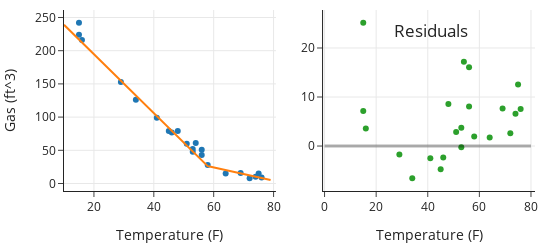

Write notebook code for a chart like this one.
### Markdown cell above
We overlay the bent-line fit on the scatter plot and examine the residuals to get a quick idea as to the quality of the fit.

### Code cell
err58 = (y_test - y_pred_test).loc[: , "ccf"]
err58

temp = np.arange(10, 80, 1)
temp58p = (temp - 58) * (temp >= 58)

Xs = pd.DataFrame(data= np.transpose([temp,temp58p]), columns=['temp', 'temp58p'])
y_hats = bend_final.predict(Xs).flatten()


fig = make_subplots(rows=1, cols=2)

fig.add_trace(
    go.Scatter(x=X_test['temp'], y=y_test["ccf"], mode='markers'),
    row=1, col=1)

fig.add_trace(
    go.Scatter(x=Xs['temp'], y=y_hats),
    row=1, col=1)
fig.update_xaxes(title='Temperature (F)', row=1, col=1)
fig.update_yaxes(title='Gas (ft^3)', row=1, col=1)


fig.add_trace(
    go.Scatter(x=X_test['temp'], y=err58,
              mode="markers"),
    row=1, col=2)

fig.add_shape(type="line",
    x0=0, y0=0, x1=80, y1=0,
    line=dict(
        color="Black", width=3),
    row=1, col=2)

fig.update_xaxes(title='Temperature (F)', row=1, col=2)

fig.update_layout(height=250, width=550, showlegend=False,
                 title={
        'text': "Residuals",
        'y':0.9,
        'x':0.85,
        'xanchor': 'right',
        'yanchor': 'top'})

fig.show()

### Figure 1 — Plotly figure (JSON) as saved in the notebook; plotly's stock layout.template omitted (floating-point values rounded to 4 significant figures)
{"data": [{"mode": "markers", "type": "scatter", "x": [69, 58, 15, 56, 74, 76, 53, 46, 54, 53, 56, 45, 64, 16, 72, 51, 29, 34, 48, 15, 75, 41], "xaxis": "x", "y": [16, 28, 224, 51, 10, 9, 48, 77, 61, 52, 43, 79, 15, 216, 8, 60, 153, 126, 79, 242, 15, 99], "yaxis": "y"}, {"type": "scatter", "x": [10, 11, 12, 13, 14, 15, 16, 17, 18, 19, 20, 21, 22, 23, 24, 25, 26, 27, 28, 29, 30, 31, 32, 33, 34, 35, 36, 37, 38, 39, 40, 41, 42, 43, 44, 45, 46, 47, 48, 49, 50, 51, 52, 53, 54, 55, 56, 57, 58, 59, 60, 61, 62, 63, 64, 65, 66, 67, 68, 69, 70, 71, 72, 73, 74, 75, 76, 77, 78, 79], "xaxis": "x", "y": [239.0, 234.6, 230.2, 225.7, 221.3, 216.9, 212.4, 208.0, 203.6, 199.1, 194.7, 190.2, 185.8, 181.4, 176.9, 172.5, 168.1, 163.6, 159.2, 154.7, 150.3, 145.9, 141.4, 137.0, 132.6, 128.1, 123.7, 119.2, 114.8, 110.4, 105.9, 101.5, 97.07, 92.63, 88.19, 83.75, 79.32, 74.88, 70.44, 66.01, 61.57, 57.13, 52.7, 48.26, 43.82, 39.38, 34.95, 30.51, 26.07, 25.09, 24.11, 23.12, 22.14, 21.15, 20.17, 19.19, 18.2, 17.22, 16.23, 15.25, 14.27, 13.28, 12.3, 11.31, 10.33, 9.345, 8.361, 7.377, 6.393, 5.409], "yaxis": "y"}, {"mode": "markers", "type": "scatter", "x": [69, 58, 15, 56, 74, 76, 53, 46, 54, 53, 56, 45, 64, 16, 72, 51, 29, 34, 48, 15, 75, 41], "xaxis": "x2", "y": [7.656, 1.926, 7.137, 16.05, 6.577, 7.545, -0.2587, -2.317, 17.18, 3.741, 8.052, -4.754, 1.736, 3.574, 2.609, 2.867, -1.746, -6.561, 8.557, 25.14, 12.56, -2.502], "yaxis": "y2"}], "layout": {"height": 250, "shapes": [{"line": {"color": "Black", "width": 3}, "type": "line", "x0": 0, "x1": 80, "xref": "x2", "y0": 0, "y1": 0, "yref": "y2"}], "showlegend": false, "title": {"text": "Residuals", "x": 0.85, "xanchor": "right", "y": 0.9, "yanchor": "top"}, "width": 550, "xaxis": {"anchor": "y", "autorange": true, "domain": [0, 0.45], "range": [10, 80.79], "title": {"text": "Temperature (F)"}, "type": "linear"}, "xaxis2": {"anchor": "y2", "autorange": true, "domain": [0.55, 1], "range": [-0.5801, 81.56], "title": {"text": "Temperature (F)"}, "type": "linear"}, "yaxis": {"anchor": "x", "autorange": true, "domain": [0, 1], "range": [-11.31, 261.3], "title": {"text": "Gas (ft^3)"}, "type": "linear"}, "yaxis2": {"anchor": "x2", "autorange": true, "domain": [0, 1], "range": [-9.177, 27.75], "type": "linear"}}}
